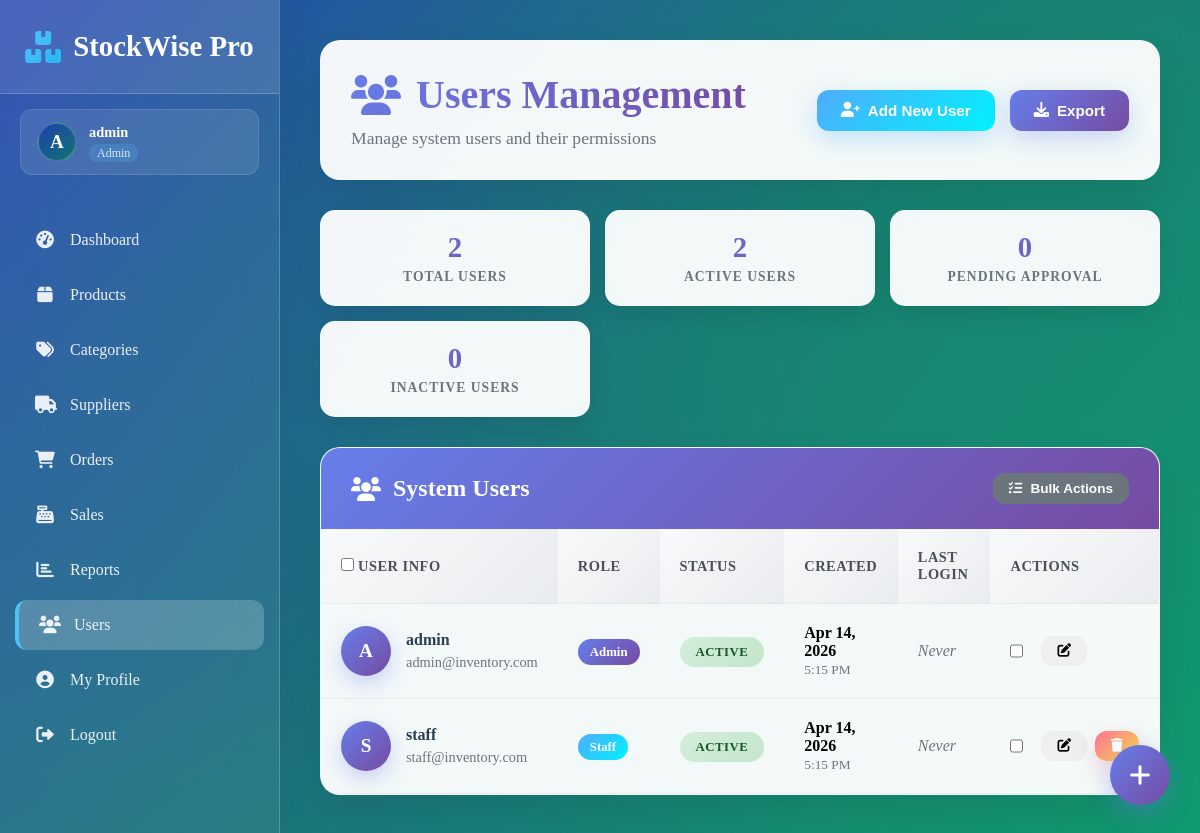
The page /admin/users.php (signed in) on the database its author committed.
### tables this page shows
CREATE TABLE users (
    id INT AUTO_INCREMENT PRIMARY KEY,
    username VARCHAR(50) UNIQUE NOT NULL,
    email VARCHAR(100) UNIQUE NOT NULL,
    password VARCHAR(255) NOT NULL,
    role ENUM('admin', 'staff') DEFAULT 'staff',
    profile_photo VARCHAR(255) DEFAULT NULL,
    created_at TIMESTAMP DEFAULT CURRENT_TIMESTAMP,
    last_login TIMESTAMP NULL,
    status ENUM('active', 'inactive') DEFAULT 'active'
);

### admin/users.php (the view, shortened to what this page needs)
<?php
require_once '../config/db.php';
$user_info = null;
if (isset($_SESSION['user_id'])) {
    $stmt = $conn->prepare("SELECT username, role, profile_photo FROM users WHERE id = ?");
    $stmt->bind_param("i", $_SESSION['user_id']);
    $stmt->execute();
    $result = $stmt->get_result();
    $user_info = $result->fetch_assoc();
}
$users = [];
try {
    $result = $conn->query("SELECT * FROM users ORDER BY created_at DESC");
    if ($result) {
        $users = $result->fetch_all(MYSQLI_ASSOC);
    }
} catch (Exception $e) {
    $users = [];
}
?>
<!DOCTYPE html>
<html lang="en">
<head>
    <link rel="stylesheet" href="https://cdnjs.cloudflare.com/ajax/libs/font-awesome/6.0.0/css/all.min.css">
</head>
<body>
    <div class="container">
        <div class="sidebar">
            <div class="logo">
                <i class="fas fa-boxes"></i>
                StockWise Pro
            </div>
            <?php if ($user_info): ?>
            <div style="display: flex; align-items: center; gap: 12px; padding: 12px 16px; background: rgba(255, 255, 255, 0.1); border-radius: 12px; margin: 15px 20px; border: 1px solid rgba(255, 255, 255, 0.1);">
                <?php
                $show_photo = false;
                $photo_src = '';
                if ($show_photo): ?>
                    <img src="<?php echo htmlspecialchars($photo_src); ?>"
                         alt="Profile" style="width: 40px; height: 40px; border-radius: 50%; object-fit: cover; border: 2px solid rgba(255, 255, 255, 0.2);">
                <?php else: ?>
                    <div style="width: 40px; height: 40px; border-radius: 50%; background: linear-gradient(135deg, #1e40af 0%, #0f766e 100%); display: flex; align-items: center; justify-content: center; color: white; border: 2px solid rgba(255, 255, 255, 0.2); font-weight: 600; font-size: 1.2rem;">
                        <?php echo strtoupper(substr($user_info['username'], 0, 1)); ?>
                    </div>
                <?php endif; ?>
                <div style="text-align: left;">
                    <span style="display: block; font-weight: 600; font-size: 0.9rem; color: white; margin-bottom: 2px;"><?php echo htmlspecialchars($user_info['username']); ?></span>
                    <span style="color: rgba(255,255,255,0.8); text-transform: capitalize; font-size: 0.75rem; background: rgba(79, 195, 247, 0.2); padding: 2px 8px; border-radius: 8px;"><?php echo ucfirst($user_info['role']); ?></span>
                </div>
            </div>
            <?php endif; ?>
            <ul class="nav-menu">
                <li class="nav-item"><a href="dashboard.php"><i class="fas fa-tachometer-alt"></i> Dashboard</a></li>
                <li class="nav-item"><a href="products.php"><i class="fas fa-box"></i> Products</a></li>
                <li class="nav-item"><a href="categories.php"><i class="fas fa-tags"></i> Categories</a></li>
                <li class="nav-item"><a href="suppliers.php"><i class="fas fa-truck"></i> Suppliers</a></li>
                <li class="nav-item"><a href="orders.php"><i class="fas fa-shopping-cart"></i> Orders</a></li>
                <li class="nav-item"><a href="sales.php"><i class="fas fa-cash-register"></i> Sales</a></li>
                <li class="nav-item"><a href="reports.php"><i class="fas fa-chart-bar"></i> Reports</a></li>
                <li class="nav-item active"><a href="users.php"><i class="fas fa-users"></i> Users</a></li>
                <li class="nav-item"><a href="profile.php"><i class="fas fa-user-circle"></i> My Profile</a></li>
                <li class="nav-item"><a href="../auth/logout.php"><i class="fas fa-sign-out-alt"></i> Logout</a></li>
            </ul>
        </div>
        <div class="main-content">
            <div class="page-header">
                <div>
                    <h1><i class="fas fa-users"></i> Users Management</h1>
                    <p style="color: #6c757d; margin: 10px 0 0 0; font-size: 1.1rem;">Manage system users and their permissions</p>
                </div>
                <div class="actions">
                    <button class="btn btn-success" onclick="showAddUserModal()"><i class="fas fa-user-plus"></i> Add New User</button>
                    <button class="btn btn-primary" onclick="exportUsers()"><i class="fas fa-download"></i> Export</button>
                </div>
            </div>
            <div class="stats-grid">
                <div class="stat-card">
                    <div class="stat-number"><?php echo count($users); ?></div>
                    <div class="stat-label">Total Users</div>
                </div>
                <div class="stat-card">
                    <div class="stat-number"><?php echo count(array_filter($users, function($u) { return $u['status'] == 'active'; })); ?></div>
                    <div class="stat-label">Active Users</div>
                </div>
                <div class="stat-card">
                    <div class="stat-number">0</div>
                    <div class="stat-label">Pending Approval</div>
                </div>
                <div class="stat-card">
                    <div class="stat-number"><?php echo count(array_filter($users, function($u) { return $u['status'] == 'inactive'; })); ?></div>
                    <div class="stat-label">Inactive Users</div>
                </div>
            </div>
            <div class="users-table-container">
                <div class="table-header">
                    <h3><i class="fas fa-users"></i> System Users</h3>
                    <div class="actions">
                        <button class="btn btn-secondary btn-sm" onclick="showBulkActionsModal()"><i class="fas fa-tasks"></i> Bulk Actions</button>
                    </div>
                </div>
                <table class="users-table">
                    <thead>
                        <tr>
                            <th>
                                <input type="checkbox" id="selectAll" onchange="toggleSelectAll()"> User Info
                            </th>
                            <th>Role</th>
                            <th>Status</th>
                            <th>Created</th>
                            <th>Last Login</th>
                            <th>Actions</th>
                        </tr>
                    </thead>
                    <tbody>
                        <?php foreach ($users as $user): ?>
                        <tr>
                            <td>
                                <div class="user-info">
                                    <div class="user-avatar">
                                        <?php echo strtoupper(substr($user['username'], 0, 1)); ?>
                                    </div>
                                    <div class="user-details">
                                        <h4><?php echo htmlspecialchars($user['username']); ?></h4>
                                        <p><?php echo htmlspecialchars($user['email'] ?? 'admin@inventory.com'); ?></p>
                                    </div>
                                </div>
                            </td>
                            <td>
                                <span class="role-badge role-<?php echo $user['role']; ?>">
                                    <?php echo ucfirst($user['role']); ?>
                                </span>
                            </td>
                            <td>
                                <span class="status-badge status-<?php echo $user['status']; ?>">
                                    <?php echo ucfirst($user['status']); ?>
                                </span>
                            </td>
                            <td>
                                <strong><?php echo date('M j, Y', strtotime($user['created_at'])); ?></strong>
                                <br><small style="color: #6c757d;"><?php echo date('g:i A', strtotime($user['created_at'])); ?></small>
                            </td>
                            <td>
                                <?php if (isset($user['last_login']) && $user['last_login']): ?>
                                    <strong><?php echo date('M j, Y', strtotime($user['last_login'])); ?></strong>
                                    <br><small style="color: #6c757d;"><?php echo date('g:i A', strtotime($user['last_login'])); ?></small>
                                <?php else: ?>
                                    <em style="color: #6c757d;">Never</em>
                                <?php endif; ?>
                            </td>
                            <td>
                                <div style="display: flex; gap: 8px;">
                                    <input type="checkbox" name="selected_users[]" value="<?php echo $user['id']; ?>" style="margin-right: 10px;">
                                    <button class="btn btn-warning btn-sm" onclick="editUser(<?php echo $user['id']; ?>, '<?php echo htmlspecialchars($user['username']); ?>', '<?php echo htmlspecialchars($user['email']); ?>', '<?php echo $user['role']; ?>', '<?php echo $user['status']; ?>')" title="Edit User">
                                        <i class="fas fa-edit"></i>
                                    </button>
                                    <?php if ($user['id'] != $_SESSION['user_id']): ?>
                                    <button class="btn btn-danger btn-sm" onclick="deleteUser(<?php echo $user['id']; ?>, '<?php echo htmlspecialchars($user['username']); ?>')" title="Delete User">
                                        <i class="fas fa-trash"></i>
                                    </button>
                                    <?php endif; ?>
                                </div>
                            </td>
                        </tr>
                        <?php endforeach; ?>
                    </tbody>
                </table>
            </div>
        </div>
    </div>
    <button class="fab" onclick="showAddUserModal()" title="Add New User"><i class="fas fa-plus"></i></button>
</body>
</html>

### rows shown on the page
users: username "A", username "admin", role "Admin", email "admin@inventory.com", status "ACTIVE", created_at "Apr 14, 2026", created_at "5:15 PM", shows "Never"
users: username "S", username "staff", email "staff@inventory.com", role "Staff", status "ACTIVE", created_at "Apr 14, 2026", created_at "5:15 PM", shows "Never"

### other values the page prints
count($users) "2"
